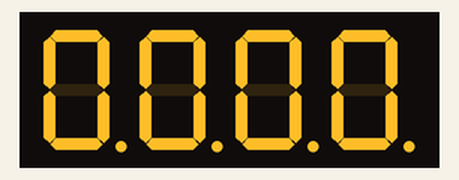
Recording of a sketch running on a simulated Arduino Uno, built with avr-gcc and run on an emulated ATmega328P. On the bench: 4-digit seven-segment display. Wiring (inferred from the names in the program): shift register (74HC595): data pin 2; shift clock pin 4; latch pin 3; 4-digit 7-segment display, segments lit when LOW: segments Q1, Q2, Q3, Q4, Q5, Q6, Q7, Q0; digit selects pin 11, pin 10, pin 9, pin 8. The segment pins are drawn as the display they are named for.

Above: at 0.1 s.
At 3.7 s:
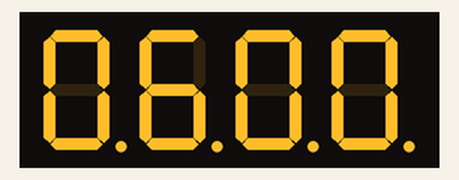
At 9.8 s:
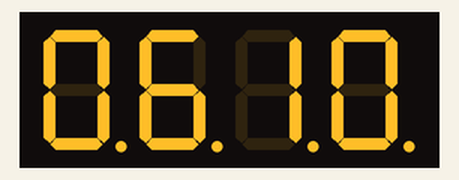
At 19.4 s:
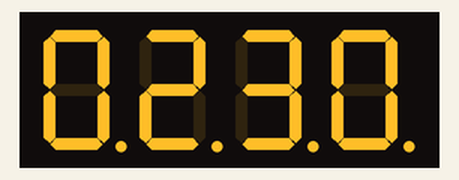
At 29.1 s:
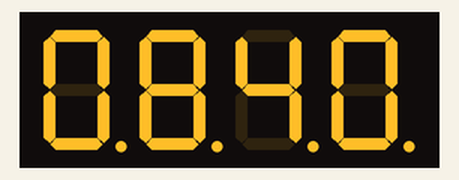
At 39.3 s:
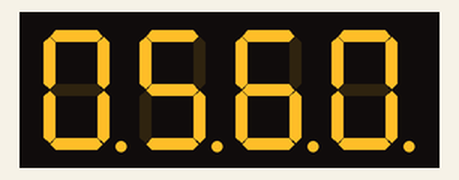

Measured:
- what the display in image 0 shows lasts 0.7 s, from 0.0 s to 0.7 s

The sketch:

011.ino
```cpp
const byte dataPin = 2;
const byte latchPin = 3;
const byte clockPin = 4;
const byte Digits[4] = {11, 10, 9, 8};
long index = 0;
const int x = 100;
const int del = 1;

const byte LEDs[10] = {
  B0000001,  // 0
  B1001111,  // 1
  B0010010,  // 2
  B0000110,  // 3
  B1001100,  // 4
  B0100100,  // 5
  B0100000,  // 6
  B0001111,  // 7
  B0000000,  // 8
  B0001100   // 9
};

void setup() {
  pinMode(dataPin, OUTPUT);
  pinMode(latchPin, OUTPUT);
  pinMode(clockPin, OUTPUT);

  for(byte i = 0; i < 4; i++)
  {
    pinMode(Digits[i], OUTPUT);
    digitalWrite(Digits[i], LOW);
  }
}

void loop() {
  for(byte i = 0; i < 4; i++)
    display(i, (index / x / (int)pow(10, i)) % 10);

  index++;
  if(index / x > 9999)
    index = 0;
}

void display(byte d, int number) {
  clear();

  digitalWrite(Digits[d], HIGH);
  digitalWrite(latchPin, LOW);
  shiftOut(dataPin, clockPin, LSBFIRST, LEDs[number]);
  digitalWrite(latchPin, HIGH);
  digitalWrite(Digits[d], LOW);
  delay(del);
}

void clear() {
  for(byte i = 0; i < 4; i++)
    digitalWrite(Digits[i], LOW);
}
```
